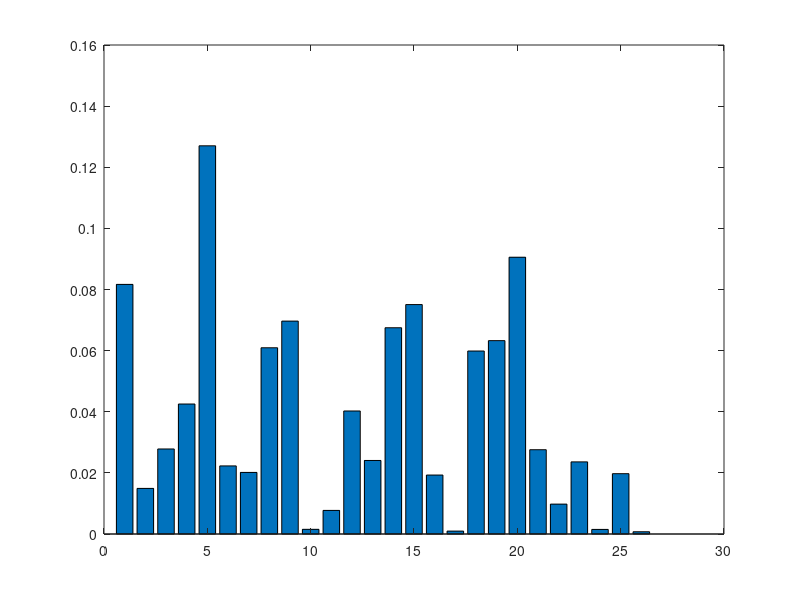

This chart was generated by the following MATLAB code: (Note: this script raises an error after producing the figure.)
%TP3 - COMPRESSION SANS PERTES ET CODES DE HUFFMAN

load('english_letter_frequencies');
bar(p);
N=length(p);

%1. Compression d'une séquence de caractères

%Arbre associé au code de Huffmann
huffman_tree(p',S);

%Encodage des caractères avec Huffman
code=huffman(p',S);

%Calcul de l'entropie de la distribution
entropy=-log2(p)*p';

%Longueur moyenne du code de Huffman
len = @(k)(length(code{k}));
lengths= arrayfun(@(k){len(k)},1:N);
lengths=cell2mat(lengths);
mean_length=lengths*p';

%Taux de compression de Huffman par rapport à un encodage 
%qui attribuerait un nombre identique de bits à 
%chaque lettre
length_naive=ceil(log2(N));
rate_compress=abs(length_naive-mean_length)/length_naive;

%Longueur moyenne d'un code de Shannon et taux de compression
mean_length_Shannon=-floor(log2(p))*p';
rate_compress_Shannon=abs(length_naive-mean_length_Shannon)/length_naive;

%Bonus : encodage des caractères avec un code Shannon
code_Shannon=shannon(p',S);

%2. Compression par blocs

%Création de l'alphabet des symboles
N2=N*N; %taille du nouvel alphabet
S2=cell(N2,1);
for i=1:N
   for j=1:N
      S2{(i-1)*N+j}=[S{i} S{j}];
   end
end  


%Fréquences associées aux symboles (supposant les variables i.i.d.)
p2=zeros(1,N2)
for i=1:N
   for j=1:N
      p2(1,(i-1)*N+j)=p(1,i)*p(1,j);
   end
end

%Encodage des caractères avec Huffman
code2=huffman(p2',S2);

%Calcul de l'entropie de la distribution
entropy2=-log2(p2)*p2';

%Longueur moyenne du code de Huffman
len2 = @(k)(length(code2{k}));
lengths2= arrayfun(@(k){len2(k)},1:N2);
lengths2=cell2mat(lengths2);
mean_length2=lengths2*p2';
mean_length2/=2; %longueur moyenne par lettre (pour comparer avec 1.)

%Taux de compression de Huffman par rapport à un encodage 
%qui attribuerait un nombre identique de bits à 
%chaque paire de lettres
length_naive2=ceil(log2(N2))/2.;
rate_compress2=abs(length_naive2-mean_length2)/length_naive2;

%Longueur moyenne d'un code de Shannon et taux de compression
mean_length_Shannon2=-floor(log2(p2))*p2';
mean_length_Shannon2/=2.;
rate_compress_Shannon2=abs(length_naive2-mean_length_Shannon2)/length_naive2;